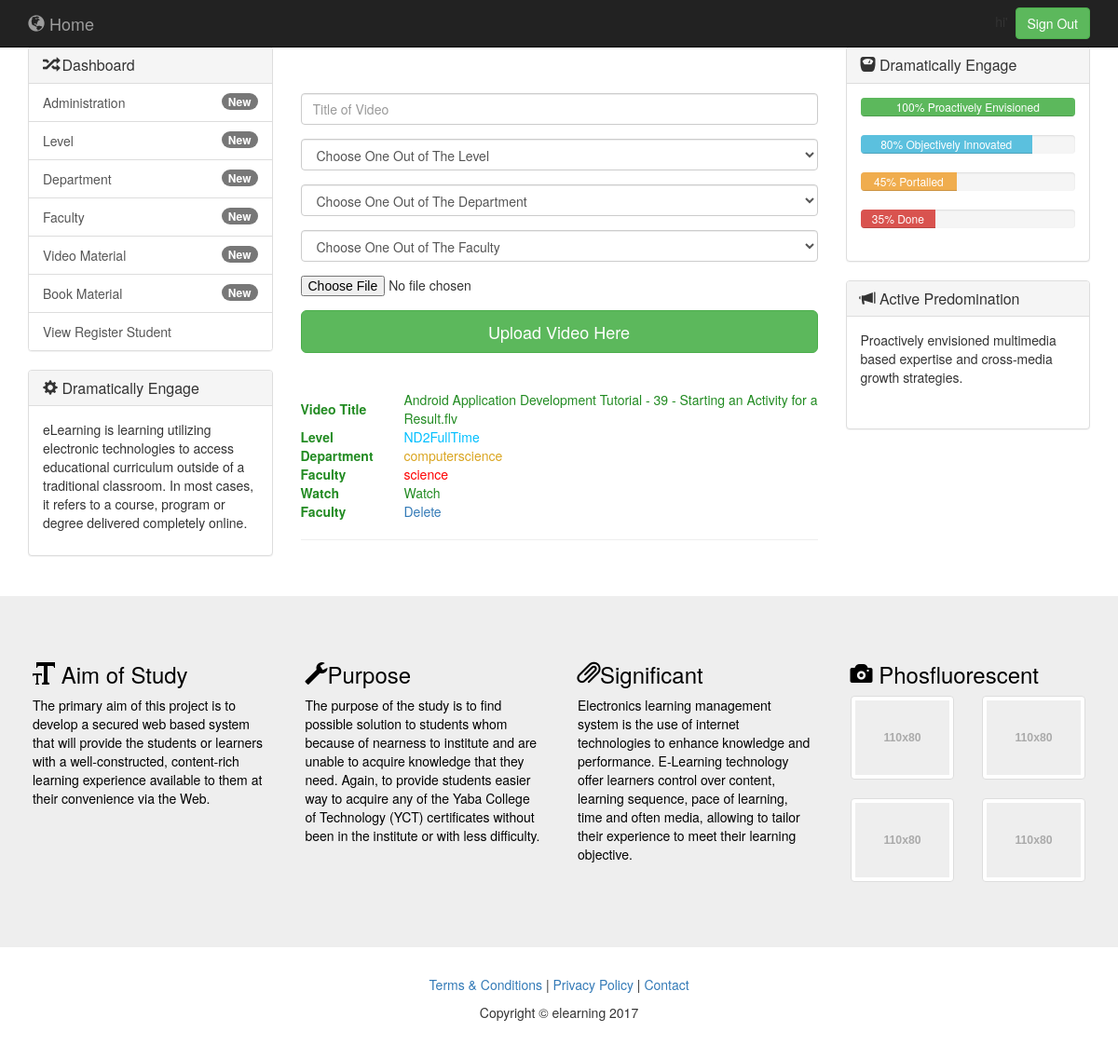
The app's page /auth/video.php (signed in) with its own data.
### tables this page shows
CREATE TABLE `videos` (
  `videoID` int(11) NOT NULL,
  `title` varchar(200) NOT NULL,
  `level` varchar(100) NOT NULL,
  `department` varchar(50) NOT NULL,
  `faculty` varchar(50) NOT NULL,
  `video` blob NOT NULL
);

### auth/video.php (the view, shortened to what this page needs)
<!DOCTYPE html>
<html lang="en">
<head>
    <link href="css/bootstrap.min.css" rel="stylesheet">
    <link href="css/custom.css" rel="stylesheet">
</head>
<body>
   	<?php require('include/nav.php'); ?>
<div class="container-fluid">
		<?php require('include/left_column.php'); ?>
		<div class="col-sm-6">
    <form  action="savevideo.php" method="post" enctype="multipart/form-data">
    	<table align="center" width="100%" border="0" style="margin-top: 50px;">
    	<tr>
    		<td>
    			<input name="title" type="text" placeholder="Title of Video" required class="form-control form-group" />
    		</td>
    	</tr>
    	<tr>
    		<td>
    			<select name="level" class="form-control form-group">
			        <?php
			        echo "<option value=\"\">Choose One Out of The Level </option>";
			        ?>
    			</select>
    		</td>
    	</tr>
		<tr>
    		<td>
    			<select name="department" class="form-control form-group">
			        <?php
			        echo "<option value=\"\">Choose One Out of The Department </option>";
			        ?>
    			</select>
    		</td>
    	</tr>
		<tr>
    		<td>
    			<select name="faculty" class="form-control form-group">
			        <?php
			        echo "<option value=\"\">Choose One Out of The Faculty </option>";
			        ?>
    			</select>
    		</td>
    	</tr>
    	<tr>
    		<td>
    			<input type="file" name="uploaded" id="file" class="ed form-group" id="brnu" />
    		</td>
    	</tr>
    	<tr>
			<td><button type="submit" name="btn-signup" class="btn btn-success btn-lg btn-block">Upload Video Here</button></td>
		</tr>
		</table>
	</form>
        <br/><br/>
            <div>
				<?php
            $connect = mysql_connect("localhost", "root", "");
            $sql = mysql_query("SELECT * FROM videos ",$connect);
            echo "<table border=\"0\" width='100%'>";
            while ($result = mysql_fetch_array ($sql))
            {
                echo "<tr>";
				echo "<th style='color: #228B22; width:20%;'>Video Title</th>";
                echo "<td style='color:#228B22'>".$result["title"]."</td>";
				echo "</tr>";
				echo "<tr>";
				echo "<th style='color: #228B22; width:20%;'>Level</th>";
                echo "<td style='color:#00BFFF'>".$result["level"]."</td>";
				echo "<tr>";
				echo "<tr>";
				echo "<th style='color: #228B22; width:20%;'>Department</th>";
                echo "<td style='color:#DAA520'>".$result["department"]."</td>";
				echo "<tr>";
				echo "<tr>";
				echo "<th style='color: #228B22; width:20%;'>Faculty</th>";
                echo "<td style='color:#FF0000'>".$result["faculty"]."</td>";
				echo "<tr>";
				echo "<tr>";
				echo "<th style='color: #228B22; width:20%;'>Watch</th>";
                echo "<td><a href=\"auth/".$result['video']."\" target=\"_blank\" style='color:#228B22'>Watch</a></td>";
                echo "</tr>";
				echo "<tr>";
				echo "<th style='color: #228B22; width:20%;'>Faculty</th>";
                 echo "<td><a href=\"deletevideos.php?videoID=".$result['videoID']."\">Delete</a></td>";
				echo "<tr>";
				echo "<tr>";
				echo "<th colspan='3'><hr></th>";
				echo "<tr>";
				echo "<tr>";
				echo "<th colspan='3'>&nbsp;</th>";
            }
            echo "</table>";
            ?>
            </div>
		</div>
	  	<?php require('include/right_column.php'); ?>
	</div>
	  	<?php require('include/footer.php'); ?>
</body>
</html>

### auth/css/custom.css (style rules this page uses)
body { padding-top: 50px; }

### records on screen
videos: title "Android Application Development Tutorial - 39 - Starting an Activity for a Result.flv", level "ND2FullTime", department "computerscience", faculty "science"
